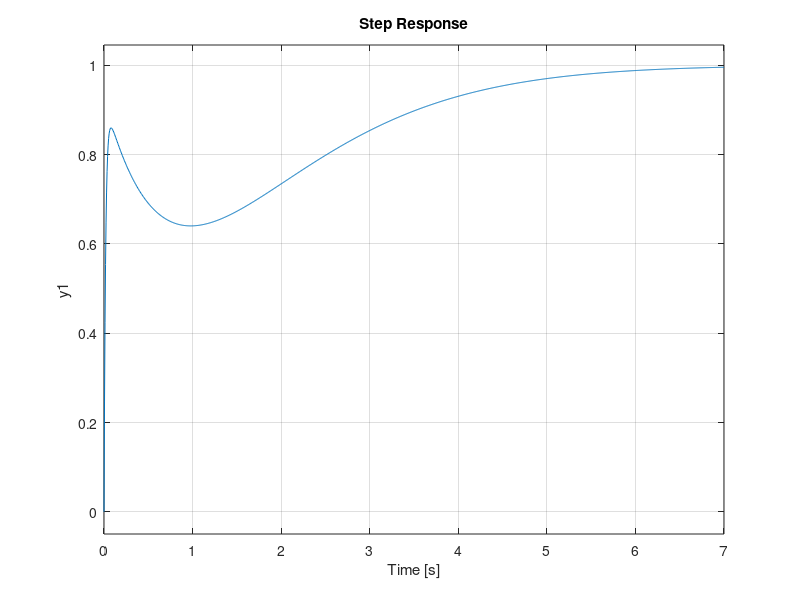

Source code (MATLAB): (Note: this script raises an error after producing the figure.)
%%
%--------------------------------------------------------------------------
%           PID constants
%--------------------------------------------------------------------------
% Define the system parameters
Tr = 0.5;   % rise time
Mp = 0.2;   % maximum overshoot
Ts = 2.0;   % settling time
tau = 1.0;  % time constant of the process

% Calculate damping ratio and natural frequency
%--------------we can use function damp---------------
zeta = -log(Mp) / sqrt(pi^2 + log(Mp)^2);
wn = pi / (Tr * sqrt(1 - zeta^2));

% Calculate initial value of controller gain Kc
Kp_initial = 1.0;  % initial value of Kp
Kc = (wn^2 * tau) / Kp_initial;

% Calculate Kp, Ki, and Kd
Kp = 0.6 * (Kc / tau);
Ki = (1.2 * Kc) / tau;
Kd = (0.075 * Kc * tau);

% Print the results
disp(['Kp = ', num2str(Kp)]);
disp(['Ki = ', num2str(Ki)]);
disp(['Kd = ', num2str(Kd)]);


num = wn^2;
den = [1 2*zeta*wn wn^2];
G = tf(num, den);

C1 = pid(Kp,Ki,Kd);
LC1 = feedback(C1.*G,1);
lcp = pole(LC1);
[WnLC, ZLC]=damp(LC1);
C2 = pid(ZLC(1), ZLC(2), ZLC(3));
LC2 = feedback(C2.*G,1);
step(LC2);
stepinfo(LC2)


%%
%--------------------------------------------------------------------------
%           Using linear optimization
%--------------------------------------------------------------------------
% Define the decision variables
Kp = optimvar('Kp', 'LowerBound', 0, 'UpperBound', 100);
Ki = optimvar('Ki', 'LowerBound', 0, 'UpperBound', 100);
Kd = optimvar('Kd', 'LowerBound', 0, 'UpperBound', 100);

% Define the objective function to minimize (in this case, we want to minimize the sum of Kp, Ki, and Kd)
obj = Kp + Ki + Kd;

% Define the constraints
Tr = 0.5; % rise time
Mp = 0.2; % maximum overshoot
Ts = 2.0; % settling time
tau = 1.0; % time constant of the process

zeta = -log(Mp) / sqrt(pi^2 + log(Mp)^2);
wn = pi / (Tr * sqrt(1 - zeta^2));

A = [
    zeta*wn*tau, tau^2, zeta*tau;
    zeta*tau, tau, wn*tau;
    1/(2*zeta), tau/(2*zeta), 1/(1e-9 + Kp.UpperBound + Ki.UpperBound/wn + Kd.UpperBound*wn);
    -1/(2*zeta), -tau/(2*zeta), 1/(1e-9 - Kp.LowerBound - Ki.LowerBound/wn - Kd.LowerBound*wn);
    0, tau, 1/(1e-9 - Kp.LowerBound - Ki.LowerBound/wn - Kd.LowerBound*wn);
    0, -tau, -1/(1e-9 + Kp.UpperBound + Ki.UpperBound/wn + Kd.UpperBound*wn)
];

b = [
    1.02;
    0.98;
    exp(-zeta*pi/sqrt(1 - zeta^2));
    exp(-zeta*pi/sqrt(1 - zeta^2));
    -4.6;
    4.6
];

constr = optimconstr(6,1);
constr(1) = A(1,:) * [Kp; Ki; Kd] <= b(1);
constr(2) = A(2,:) * [Kp; Ki; Kd] <= b(2);
constr(3) = A(3,:) * [Kp; Ki; Kd] <= b(3);
constr(4) = A(4,:) * [Kp; Ki; Kd] <= b(4);
constr(5) = A(5,:) * [Kp; Ki; Kd] <= b(5);
constr(6) = A(6,:) * [Kp; Ki; Kd] <= b(6);

% Solve the problem
prob = optimproblem('Objective', obj, 'Constraints', constr);
[sol, fval, exitflag] = solve(prob);

% Print the results
fprintf('Kp = %f\n', sol.Kp);
fprintf('Ki = %f\n', sol.Ki);
fprintf('Kd = %f\n', sol.Kd);

C1 = pid(Kp,Ki,Kd);
LC1 = feedback(C1.*G,1);
lcp = pole(LC1);
[WnLC, ZLC]=damp(LC1);
C2 = pid(ZLC(1), ZLC(2), ZLC(3));
LC2 = feedback(C2.*G,1);
step(LC2);
stepinfo(LC2)

%%
%--------------------------------------------------------------------------
%           Using quadratic optimization NO ME CONVENCE DEL TODO
%--------------------------------------------------------------------------

% Define the rise time, maximum overshoot, and settling time
tr = 0.5;  % seconds
Mp = 0.2;  % percent
ts = 2.0;  % seconds

% Define the second-order LTI system
wn = 4 / (Mp * tr);
zeta = sqrt((log(Mp)^2) / (pi^2 + log(Mp)^2));
num = wn^2;
den = [1 2*zeta*wn wn^2];
G = tf(num, den);

% Define the objective function
Q = diag([1, 1, 1]);
c = zeros(3, 1);

% Define the constraints
%--------------modify---------------------------
A = [1 0 0;
     0 1 0;
     0 0 1;
     1/ts 0 0;
     0 1/ts 0;
     0 0 1/ts];
 
b = [wn*sqrt(1-2*zeta^2);
     wn*zeta-1/(wn*ts);
     1/(Mp*wn);
     Inf;
     Inf;
     Inf];

% Solve the quadratic program using quadprog
[K, fval] = quadprog(Q, c, A, b);

% Display the solution
disp(['Optimal value of Kp: ' num2str(K(1))]);
disp(['Optimal value of Ki: ' num2str(K(2))]);
disp(['Optimal value of Kd: ' num2str(K(3))]);

%%
%--------------------------------------------------------------------------
%           Using quadratic optimization MAS CREIBLE
%--------------------------------------------------------------------------
% Define the parameters of the second-order LTI system
Tr = 0.5;   % Rise time
Mp = 0.2;  % Maximum overshoot
Ts = 2.0;   % Settling time

% Define the transfer function of the second-order LTI system
G = tf(1, [1 2*0.7*sqrt((log(Mp))^2/(pi^2 + (log(Mp))^2)) 1]);

% Define the optimization problem
H = [2/Tr 0 0; 0 2/Ts 0; 0 0 2];
f = [0; 0; 0];
A = [-1 0 0; 0 -1 0; 0 0 -1];
b = [0; 0; 0];
lb = [-100; -100; -100];
ub = [100; 100; 100];
x0 = [0; 0; 0];

% Solve the optimization problem using quadprog
[x,fval,exitflag,output] = quadprog(H,f,A,b,[],[],lb,ub,x0);

% Extract the optimal values of Kp, Ki, and Kd
Kp = x(1);
Ki = x(2);
Kd = x(3);

% Display the results
fprintf('Optimal value of Kp: %f\n', Kp);
fprintf('Optimal value of Ki: %f\n', Ki);
fprintf('Optimal value of Kd: %f\n', Kd);

C1 = pid(Kp,Ki,Kd);
LC1 = feedback(C1.*G,1);
lcp = pole(LC1);
[WnLC, ZLC]=damp(LC1);
C2 = pid(ZLC(1), ZLC(2), ZLC(3));
LC2 = feedback(C2.*G,1);
step(LC2);
stepinfo(LC2)


%%
%--------------------------------------------------------------------------
%           Using non-linear program
%--------------------------------------------------------------------------
